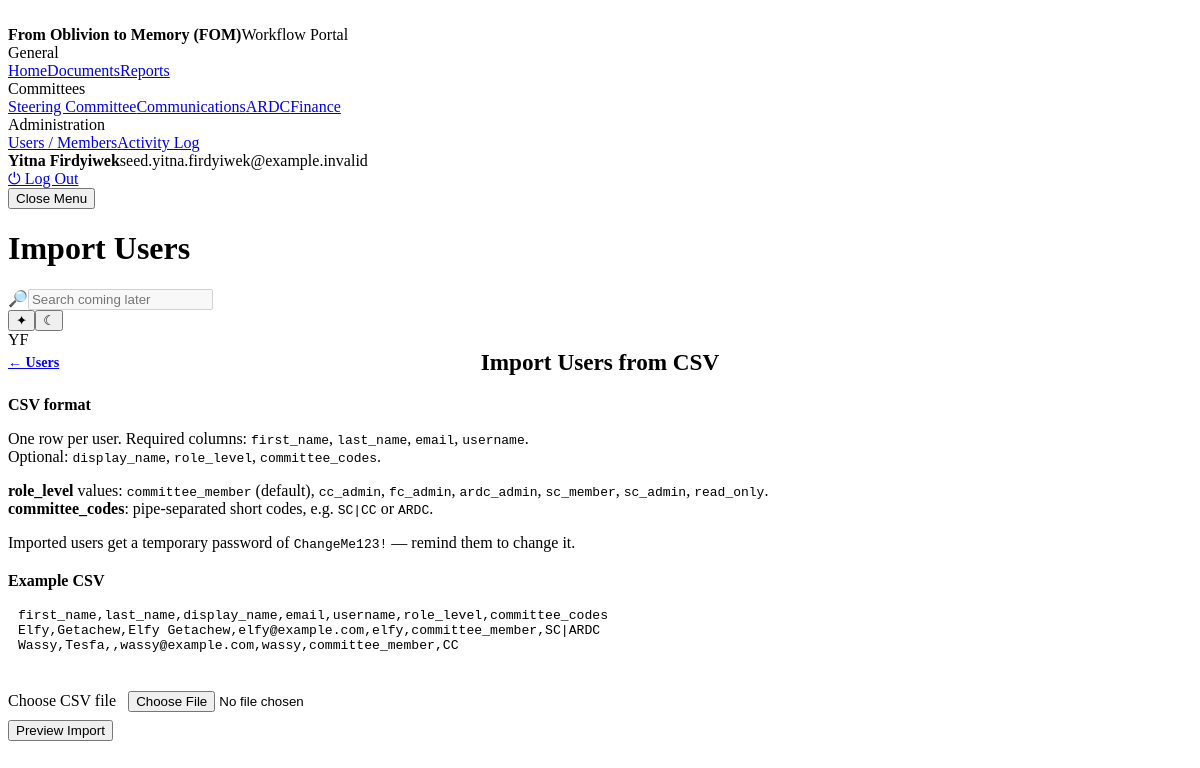
The page /import-users.php (signed in) on the database its author committed.
### tables this page shows
CREATE TABLE IF NOT EXISTS users (
  id INT UNSIGNED AUTO_INCREMENT PRIMARY KEY,
  first_name VARCHAR(100) NOT NULL,
  last_name VARCHAR(100) NOT NULL,
  display_name VARCHAR(150) NOT NULL,
  email VARCHAR(190) NOT NULL UNIQUE,
  username VARCHAR(100) NOT NULL UNIQUE,
  password_hash VARCHAR(255) NOT NULL,
  role_level ENUM('superadmin','sc_admin','committee_admin','committee_member','read_only') NOT NULL DEFAULT 'committee_member',
  is_active TINYINT(1) NOT NULL DEFAULT 1,
  created_at DATETIME NOT NULL DEFAULT CURRENT_TIMESTAMP,
  updated_at DATETIME NOT NULL DEFAULT CURRENT_TIMESTAMP ON UPDATE CURRENT_TIMESTAMP,
  last_login_at DATETIME NULL
);

### includes/functions.php (called while the page is built, shortened)
<?php
function e(?string $value): string
{
    return htmlspecialchars((string) $value, ENT_QUOTES, 'UTF-8');
}
function base_url(string $path = ''): string
{
    $base = rtrim(APP_BASE_URL, '/');
    $path = ltrim($path, '/');
    return $base ? $base . '/' . $path : $path;
}

### includes/db.php (called while the page is built, shortened)
<?php
function db(): PDO
{
    static $pdo = null;
    if ($pdo instanceof PDO) {
        return $pdo;
    }
    $dsn = sprintf('mysql:host=%s;dbname=%s;charset=%s', DB_HOST, DB_NAME, DB_CHARSET);
    $pdo = new PDO($dsn, DB_USER, DB_PASS, [
        PDO::ATTR_ERRMODE => PDO::ERRMODE_EXCEPTION,
        PDO::ATTR_DEFAULT_FETCH_MODE => PDO::FETCH_ASSOC,
        PDO::ATTR_EMULATE_PREPARES => false,
    ]);
    return $pdo;
}

### includes/auth.php (called while the page is built, shortened)
<?php
require_once __DIR__ . '/db.php';
require_once __DIR__ . '/functions.php';
function current_user(): ?array
{
    static $user = false;
    if ($user !== false) {
        return $user;
    }
    $id = $_SESSION['user_id'] ?? null;
    $stmt = db()->prepare('SELECT * FROM users WHERE id = ? AND is_active = 1 LIMIT 1');
    $stmt->execute([$id]);
    $user = $stmt->fetch() ?: null;
    return $user;
}
function require_login(): void
{
    if (!current_user()) {
        flash('error', 'Please log in first.');
        redirect('login.php');
    }
}
function user_display_name(): string
{
    $user = current_user();
    return $user['display_name'] ?: trim(($user['first_name'] ?? '') . ' ' . ($user['last_name'] ?? '')) ?: $user['username'];
}

### includes/layout.php (the view, shortened to what this page needs)
<?php
require_once __DIR__ . '/auth.php';
function nav_link(string $href, string $label, string $activeKey, string $currentKey, string $dotClass = ''): string
{
    $active = $activeKey === $currentKey ? ' active' : '';
    $dot = $dotClass ? '<span class="dot ' . e($dotClass) . '"></span>' : '<span class="dot"></span>';
    return '<a href="' . e(base_url($href)) . '" class="nav-link' . $active . '">' . $dot . e($label) . '</a>';
}
function render_header(string $title, string $subtitle, string $activeNav, ?array $primaryAction = null): void
{
    $user = current_user();
    $initials = '';
    if ($user) {
        $source = trim(($user['first_name'] ?? '') . ' ' . ($user['last_name'] ?? ''));
        preg_match_all('/\b\p{L}/u', $source, $matches);
        $initials = strtoupper(implode('', array_slice($matches[0], 0, 2))) ?: 'U';
    }
    echo '<!doctype html><html lang="en"><head><meta charset="utf-8"/><meta name="viewport" content="width=device-width, initial-scale=1"/>';
    echo '<link rel="stylesheet" href="' . e(base_url('assets/styles.css')) . '"/>';
    echo '</head><body>';
    echo '<div class="app">';
    echo '<aside class="sidebar">';
    echo '<div class="brand"><div class="brand-mark"><img data-brand-logo alt="" /></div><div class="brand-text"><strong data-site-title>' . e(APP_NAME) . '</strong><span data-site-tagline>' . e(APP_TAGLINE) . '</span></div></div>';
    echo '<div class="nav-group-label">General</div><nav class="nav">';
    echo nav_link('dashboard.php', 'Home', 'home', $activeNav);
    echo nav_link('documents.php', 'Documents', 'documents', $activeNav);
    echo nav_link('reports.php', 'Reports', 'reports', $activeNav);
    echo '</nav>';
    echo '<div class="nav-group-label">Committees</div><nav class="nav">';
    echo nav_link('sc-dashboard.php', 'Steering Committee', 'sc', $activeNav, 'sc');
    echo nav_link('committee-dashboard.php?code=CC', 'Communications', 'cc', $activeNav, 'cc');
    echo nav_link('committee-dashboard.php?code=ARDC', 'ARDC', 'ardc', $activeNav, 'ardc');
    echo nav_link('committee-dashboard.php?code=FC', 'Finance', 'fc', $activeNav, 'fc');
    echo '</nav>';
    echo '<div class="nav-group-label">Administration</div><nav class="nav">';
    echo nav_link('users.php', 'Users / Members', 'users', $activeNav);
    echo nav_link('activity-log.php', 'Activity Log', 'activity', $activeNav);
    echo '</nav>';
    $displayName = $user ? e(user_display_name()) : 'Guest';
    $userEmail   = $user ? e($user['email'] ?? '') : '';
    echo '<div class="sidebar-footer">';
    echo '<div class="sidebar-user"><strong>' . $displayName . '</strong>';
    if ($userEmail) echo '<span>' . $userEmail . '</span>';
    echo '</div>';
    echo '<a href="' . e(base_url('logout.php')) . '" class="btn-logout">⏻ Log Out</a>';
    echo '</div>';
    echo '</aside>';
    echo '<main class="main">';
    echo '<header class="header">';
    echo '<div class="header-left">';
    echo '<button class="icon-btn header-menu-toggle" type="button" data-sidebar-toggle aria-expanded="true">';
    echo '<span class="sr-only" data-sidebar-label>Close Menu</span>';
    echo '</button>';
    echo '</div>';
    echo '<div class="header-center"><h1>' . e($title) . '</h1></div>';
    echo '<div class="header-right">';
    echo '<label class="search" aria-label="Quick search"><span>🔎</span><input type="text" placeholder="Search coming later" disabled/></label>';
    echo '<div class="theme-switch" aria-label="Color theme">';
    echo '<button class="theme-toggle theme-toggle--icon" type="button" data-set-theme="light" aria-label="Light mode" title="Light mode">✦</button>';
    echo '<button class="theme-toggle theme-toggle--icon" type="button" data-set-theme="dark" aria-label="Dark mode" title="Dark mode">☾</button>';
    echo '</div>';
    echo '<div class="avatar" aria-label="User profile" title="' . e(user_display_name()) . '">' . e($initials) . '</div>';
    echo '</div>';
    echo '</header>';
    echo '<div class="content">';
}
function render_footer(): void
{
    echo '</div></main></div>';
    echo '</body></html>';
}

### rows shown on the page
users: display_name "Yitna Firdyiwek", email "seed.yitna.firdyiwek@example.invalid"

### other values the page prints
APP_NAME "From Oblivion to Memory (FOM)"
APP_TAGLINE "Workflow Portal"
$label "Home Documents Reports Steering Committee Communications ARDC Finance Users / Members Activity Log"
$title "Import Users"
$initials "YF"
